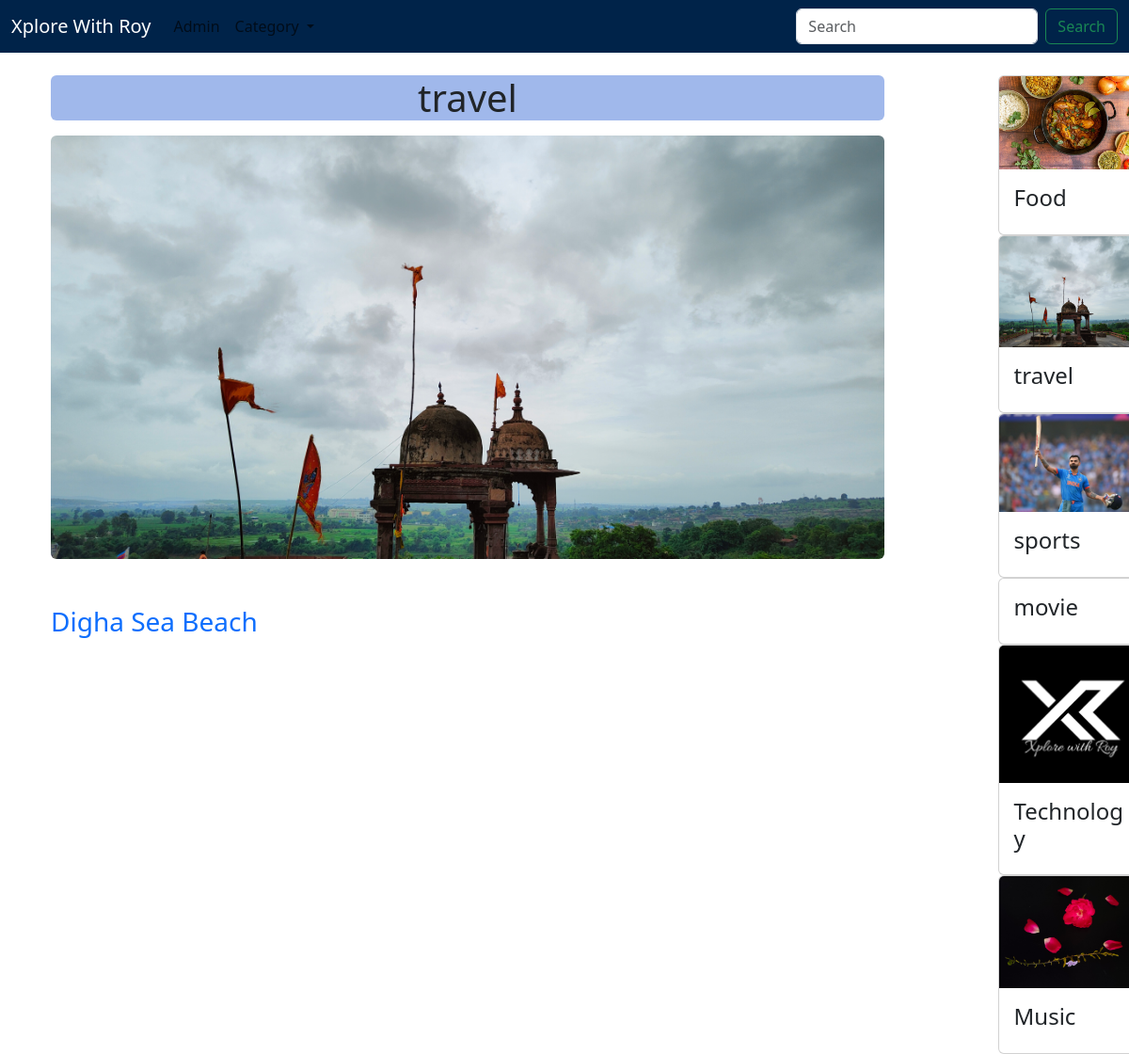
The app's page /catagory/travel with its own data.
### myapp/models.py (models this page shows, shortened)
class Catagory(models.Model):
    cat_id = models.AutoField(primary_key=True)
    title = models.CharField(max_length=50)
    description = models.TextField()
    url = models.CharField(max_length=100)
    image = models.ImageField(upload_to='catagory/')
    added_date = models.DateTimeField(auto_now_add=True,null=True)

class Post(models.Model):
    post_id = models.AutoField(primary_key=True)
    title = models.CharField(max_length=200)
    author = models.CharField(max_length=50)
    content = HTMLField()
    url = models.CharField(max_length=100)
    image = models.ImageField(upload_to='post/',blank=True, null=True)
    added_date = models.DateTimeField(auto_now_add=True,null=True)
    cat = models.ForeignKey(Catagory,on_delete=models.CASCADE)

### myapp/views.py (the view)
# urls.py: path('catagory/<slug:url>',Catagories,name='all catagories')
def Catagories(request,url):
    cat = Catagory.objects.get(url=url)
    post = Post.objects.filter(cat=cat)
    cats = Catagory.objects.all()
    return render(request,'catagory.html',{'cat': cat,'post':post,'cats':cats})

### myapp/templates/catagory.html (shortened to what this page needs)
{% extends "base.html" %}
{% block content %}
<div class="row container mx-auto mt-4">
    <div class="row">
        <div class="col-mb-5 col-sm-10">
            <div class="text-center rounded mb-3 " style=" background-color:#a0b8eb;">
                <h1>{{cat.title}}</h1>
            </div>
            <img src="/media/{{cat.image}}" class="img-fluid rounded"
                style="width: 100%; height: 450px; margin-bottom: 50px; object-fit:cover;" alt="">
            <div class="collection">
                {% for p in post %}
                <h3><a href="/myblogs/{{p.url}}" class="collection-item text-decoration-none">{{p.title}} </a></h3>
                {% empty %}
                <h3>No post in this category</h3>
                {% endfor %}
            </div>
        </div>
        <div class="col-mb-5 col-sm-1 offset-1">
            {% for cat in cats %}
            <a class="text-decoration-none" href="/catagory/{{cat.url}}">
                <div class="col-mb-5 col-sm-3 offset-1 ">
                    <div class="card" style=" width:10rem;">
                        <img src="/media/{{cat.image}}" class="card-img-top" alt="">
                        <div class="card-body">
                            <h4 class="card-title">{{cat.title}} </h4>
                        </div>
                    </div>
                </div>
            </a>
            {% endfor %}
        </div>
    </div>
</div>
{% endblock content %}

### records on screen
Catagory: title "travel", image (picture)
Post: title "Digha Sea Beach"
Catagory: image (picture), title "Food"
Catagory: image (picture), title "sports"
Catagory: title "movie"
Catagory: image (picture), title "Technology"
Catagory: image (picture), title "Music"
